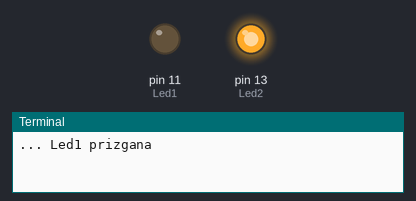
Recording of a program running on a simulated Raspberry Pi (header pin numbers). Shown: output pins drawn as LEDs (lit = HIGH), the last lines printed to the terminal.

Above: at 0.5 s.
At 1.5 s:
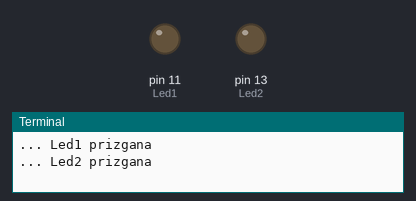
At 5.5 s:
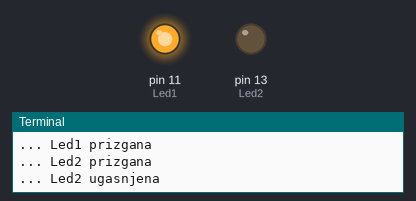
Timing chart, 0 to 6.9 s (numbered marks = the images above):
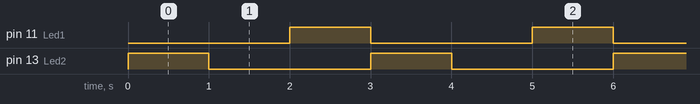

The program:

led_single.py
```python
#Navodilo: Sestavi vezje in zazeni program.


# Vkljucimo knjiznice, ki jih potrebujemo
import RPi.GPIO as GPIO
import time

Led1 = 11  #Ostevilcimo pin na katerem je Led1
Led2 = 13

# Funkcija z zacetnimi nastavitvami programa
def setup():
    GPIO.setmode(GPIO.BOARD) #Nastavitev uporabe oznacevanja pinov

    GPIO.setup(Led1, GPIO.OUT) #Nacin priklopa (pina) na izhod.
    GPIO.output(Led1, GPIO.HIGH) #Nastavi visok izhod (3.3V) za izklop zarnice.

    GPIO.setup(Led2, GPIO.OUT) #Nacin priklopa (pina) na izhod.
    GPIO.output(Led2, GPIO.HIGH) #Nastavi visok izhod (3.3V) za izklop zarnice.


# Funkcija z neskoncno zanko kjer krmilimo vklop in izklop LED diode.
def loop():
    while True:
        print ("... Led1 prizgana")     # Izpis v ukazno vrstico.
        GPIO.output(Led1, GPIO.LOW)     # Led prizgana.
        time.sleep(1)
        print ("... Led2 prizgana")     # Izpis v ukazno vrstico.
        GPIO.output(Led2, GPIO.LOW)     # Led prizgana.
        time.sleep(1)                 # Pocakaj pol sekunde.
        print ("... Led2 ugasnjena")
        GPIO.output(Led1, GPIO.HIGH)    # Led ugasnjena
        time.sleep(1)
        print ("... Led1 ugasnjena")
        GPIO.output(Led2, GPIO.HIGH)    # Led ugasnjena


# Funkcija ugasne vsa stikala na GPIO vezju.
def destroy():
    GPIO.output(Led1, GPIO.HIGH) # Led1 off
    GPIO.output(Led2, GPIO.HIGH) # Led1 off
    GPIO.cleanup()

if __name__ == '__main__':    #Zacetek glavnega programa.
    setup()
    try:
        loop()
    except KeyboardInterrupt: #Pritisni ctrl+c za koncanje programa
        destroy()
```

Measured:
- by itself, pin 11 (Led1), pin 13 (Led2): alternates HIGH for 1.0 s and LOW for 2.0 s
- by itself, everything shown: repeats every 3.0 s, in 3 steps
